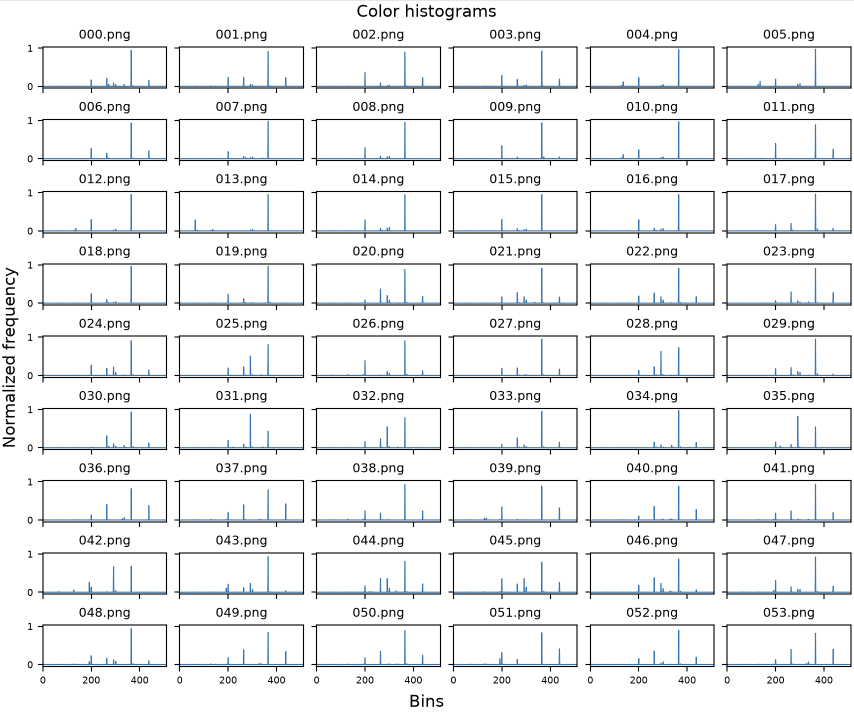
#> input picture image-1.png, 1708 x 1424 px, given as the content of the folder ../../image-1.png, which was not available (shown at 1/2 size)
$ python -i histograms.py   (imports and definitions only)
#> lines starting #> are read from the running program, lines starting #| are printed output that depends on the picture; pictures that were not available may be replaced by others from this repository, and a replacement may not be noted
### CV/preprocessing/helpers.py
import os
import cv2

def get_image(image: str):
#> called with image = '_only/image-1.png'
    if not os.path.isfile(image):
        raise FileNotFoundError(f"Image not found: {image}")
    img = cv2.imread(image)
#> img is the input picture: shape (1424, 1708, 3); mean B, G, R 240.4, 239.2, 238

    if img is None:
        raise ValueError(f"Failed to read image: {image}")

    return img

### CV/preprocessing/histograms.py
from pathlib import Path
import cv2
import matplotlib.pyplot as plt

if __package__:
    from .helpers import get_image
else:
    from helpers import get_image

def get_color_histogram(img):
    hist = cv2.calcHist([img], [0, 1, 2], None, [8, 8, 8], [0, 256, 0, 256, 0, 256])
    hist = cv2.normalize(hist, hist).flatten()
#> hist = 512 values, max 0.999 at index 511, min 0 at index 2, mean 0.00212

    return hist

def get_grayscale_histogram(img):
    gray = cv2.cvtColor(img, cv2.COLOR_BGR2GRAY)
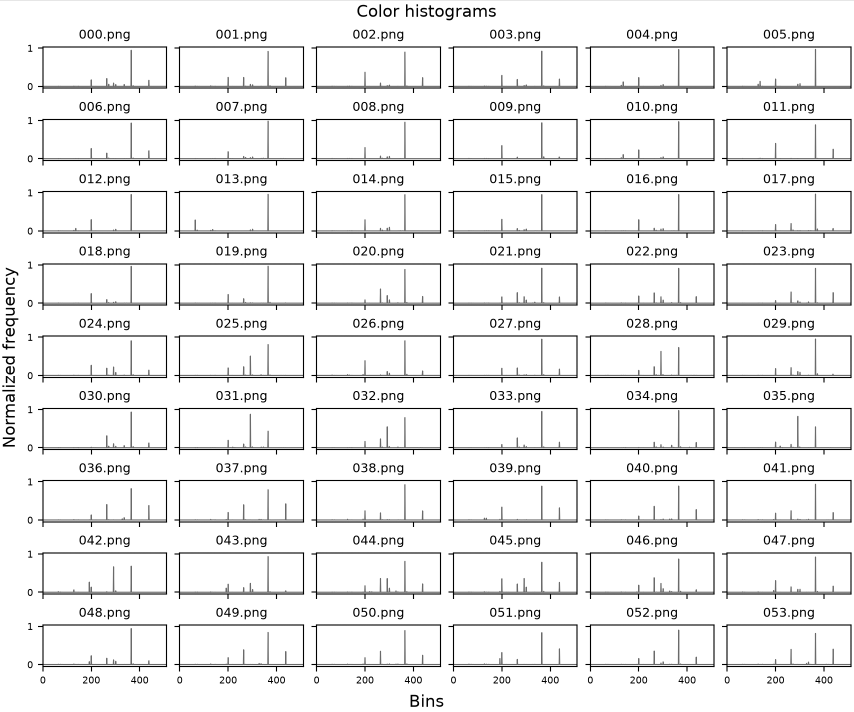
#> gray: shape (1424, 1708) (shown at 1/2 size); min 0, max 255, mean 239
    hist = cv2.calcHist([gray], [0], None, [256], [0, 256])
#> hist = 256 values, max 2152078 at index 255, min 67 at index 60, mean 9500.8
    hist = cv2.normalize(hist, hist).flatten()
#> hist = 256 values, max 0.998 at index 255, min 3.11e-05 at index 60, mean 0.00441

    return hist

def plot_histograms(histograms, title, columns=6):
    if not histograms:
        raise ValueError("No image histograms to plot")
    if columns < 1:
        raise ValueError("columns must be at least 1")
    columns = min(columns, len(histograms))
    rows = (len(histograms) + columns - 1) // columns
    figure, axes = plt.subplots(
        rows, columns, figsize=(columns * 3, rows * 2.3),
        sharex=True, sharey=True, squeeze=False, layout="constrained",
    )
    figure.suptitle(title)
    figure.supxlabel("Bins")
    figure.supylabel("Normalized frequency")
    for axis, (name, hist) in zip(axes.flat, histograms):
        axis.plot(hist, linewidth=0.8)
        axis.set_title(Path(name).name, fontsize=9)
        axis.set_xlim(0, len(hist) - 1)
        axis.tick_params(labelsize=7)
    for axis in list(axes.flat)[len(histograms):]:
        axis.set_visible(False)
    return figure

def load_histograms(images_path):
    extensions = {".png", ".jpg", ".jpeg", ".bmp", ".tif", ".tiff", ".webp"}
    color_histograms = []
    grayscale_histograms = []
    for image in sorted(Path(images_path).iterdir()):
        if not image.is_file() or image.suffix.lower() not in extensions:
            continue
        img = get_image(str(image))
        color_histograms.append((image.name, get_color_histogram(img)))
        grayscale_histograms.append((image.name, get_grayscale_histogram(img)))

    return color_histograms, grayscale_histograms

>>> result = load_histograms('../../image-1.png')

$ run again, on image-2.png
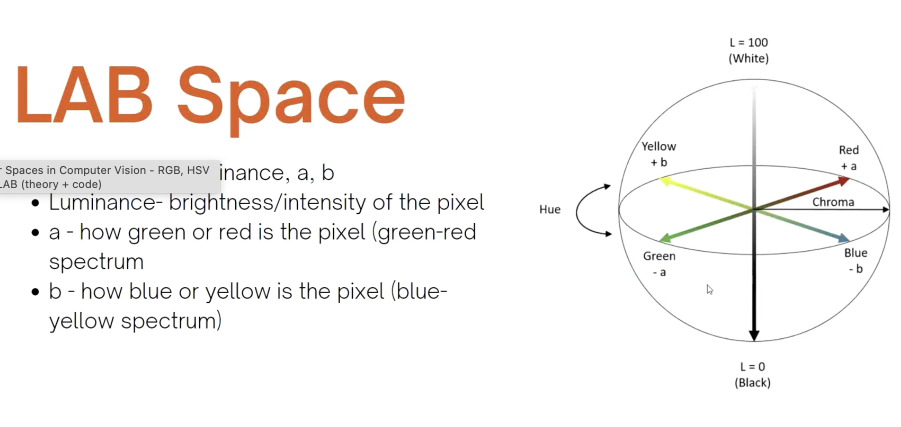
#> input picture image-2.png, 1802 x 854 px, given as the content of the folder ../../image-2.png, which was not available (shown at 1/2 size)
#> in get_image, img is the input picture: shape (854, 1802, 3); mean B, G, R 244, 245.4, 247.5
#> in get_color_histogram, `hist = cv2.normalize(hist, hist).flatten()`: hist = 512 values, max 0.999 at index 511, min 0 at index 5, mean 0.00212
#> in get_grayscale_histogram, `gray = cv2.cvtColor(img, cv2.COLOR_BGR2GRAY)`:
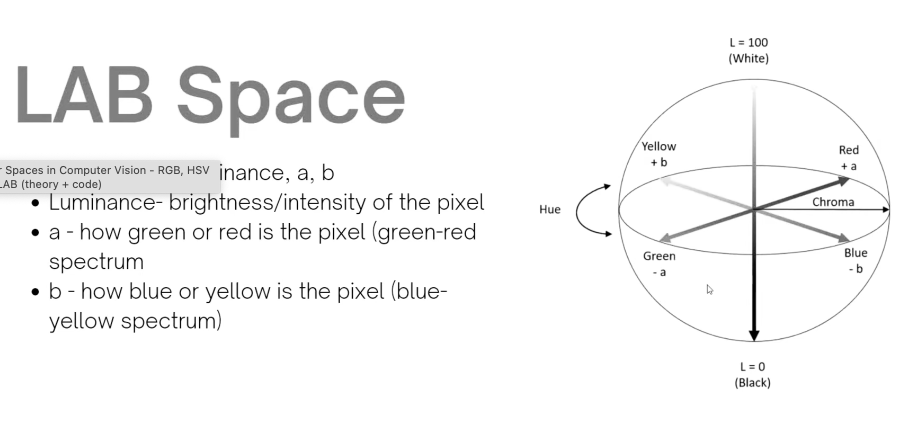
#> gray: shape (854, 1802) (shown at 1/2 size); min 0, max 255, mean 245.9
#> in get_grayscale_histogram, `hist = cv2.calcHist([gray], [0], None, [256], [0, 256])`: hist = 256 values, max 1328649 at index 255, min 86 at index 52, mean 6011.4
#> in get_grayscale_histogram, `hist = cv2.normalize(hist, hist).flatten()`: hist = 256 values, max 0.999 at index 255, min 6.47e-05 at index 52, mean 0.00452

$ run again, on image-3.png
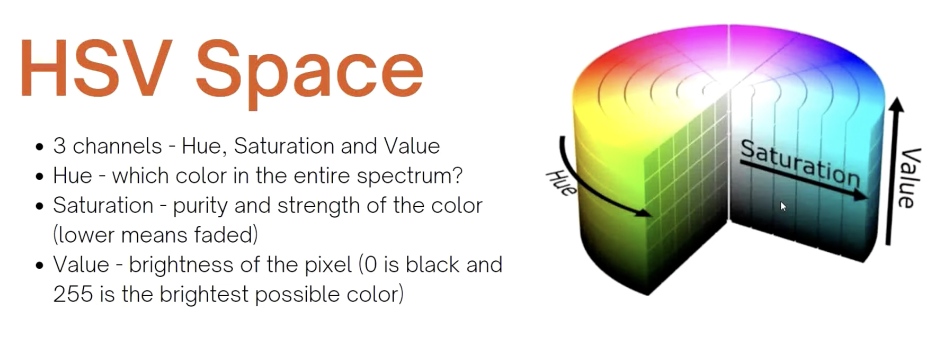
#> input picture image-3.png, 1866 x 674 px, given as the content of the folder ../../image-3.png, which was not available (shown at 1/2 size)
#> in get_image, img is the input picture: shape (674, 1866, 3); mean B, G, R 218.1, 222.5, 223.3
#> in get_color_histogram, `hist = cv2.normalize(hist, hist).flatten()`: hist = 512 values, max 0.998 at index 511, min 0 at index 3, mean 0.00266
#> in get_grayscale_histogram, `gray = cv2.cvtColor(img, cv2.COLOR_BGR2GRAY)`:
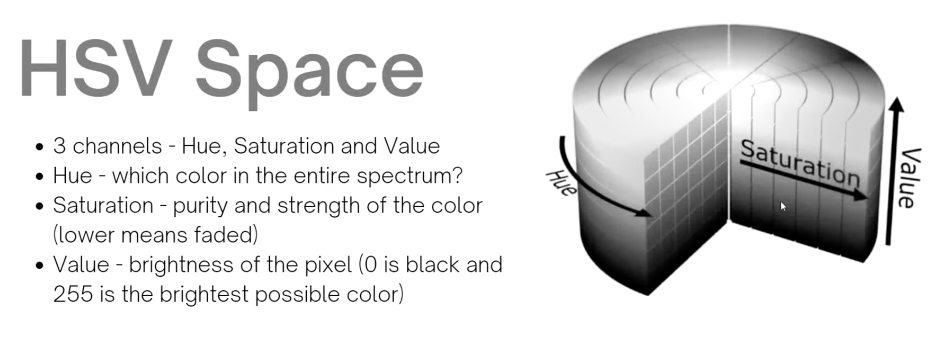
#> gray: shape (674, 1866) (shown at 1/2 size); min 0, max 255, mean 222.2
#> in get_grayscale_histogram, `hist = cv2.calcHist([gray], [0], None, [256], [0, 256])`: hist = 256 values, max 842350 at index 255, min 620 at index 18, mean 4912.8
#> in get_grayscale_histogram, `hist = cv2.normalize(hist, hist).flatten()`: hist = 256 values, max 0.998 at index 255, min 0.000735 at index 18, mean 0.00582

$ run again, on image.png
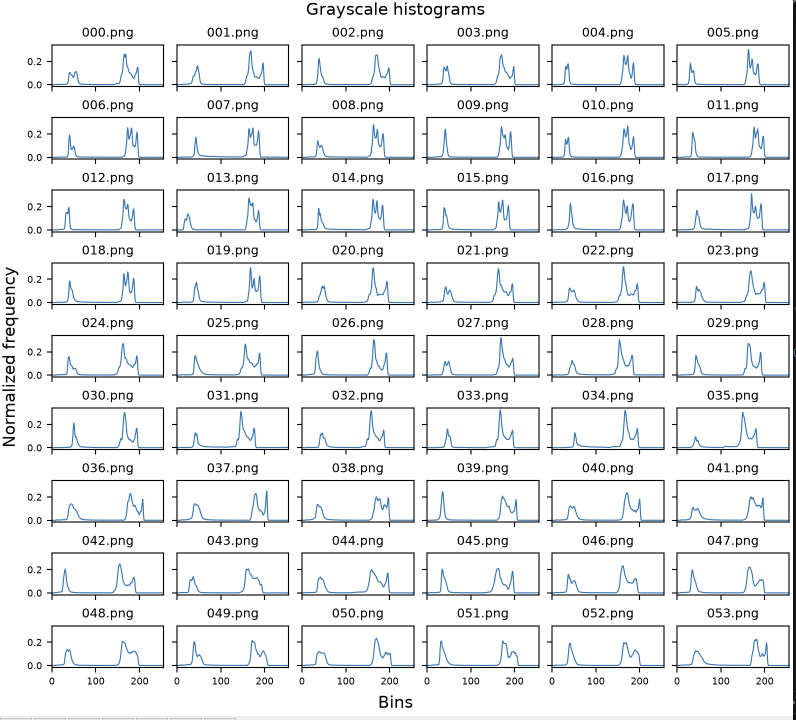
#> input picture image.png, 1592 x 1440 px, given as the content of the folder ../../image.png, which was not available (shown at 1/2 size)
#> in get_image, img is the input picture: shape (1440, 1592, 3); mean B, G, R 238.8, 237.5, 236.2
#> in get_color_histogram, `hist = cv2.normalize(hist, hist).flatten()`: hist = 512 values, max 0.999 at index 511, min 0 at index 2, mean 0.00214
#> in get_grayscale_histogram, `gray = cv2.cvtColor(img, cv2.COLOR_BGR2GRAY)`:
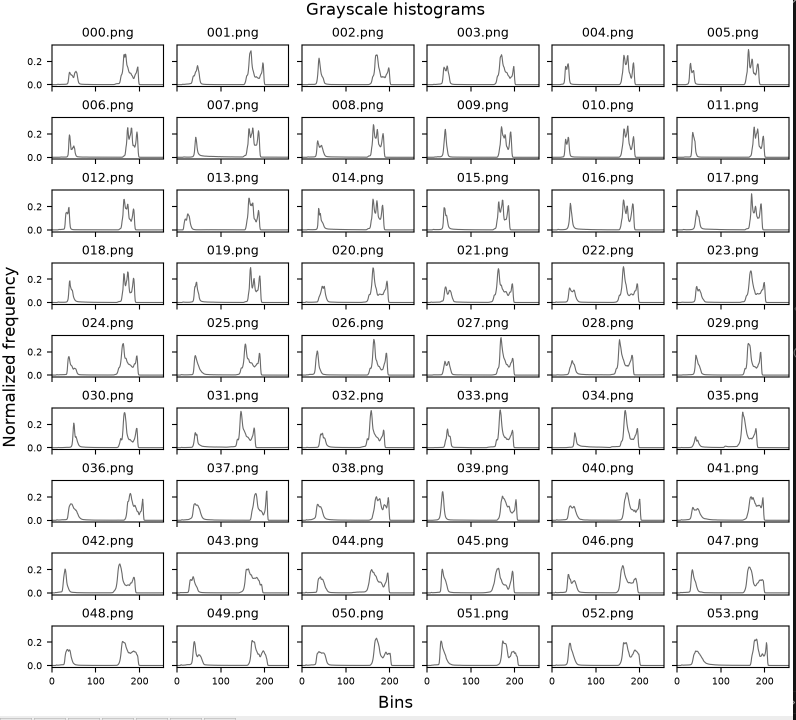
#> gray: shape (1440, 1592) (shown at 1/2 size); min 0, max 255, mean 237.3
#> in get_grayscale_histogram, `hist = cv2.calcHist([gray], [0], None, [256], [0, 256])`: hist = 256 values, max 1992540 at index 255, min 76 at index 60, mean 8955
#> in get_grayscale_histogram, `hist = cv2.normalize(hist, hist).flatten()`: hist = 256 values, max 0.998 at index 255, min 3.81e-05 at index 60, mean 0.00449
